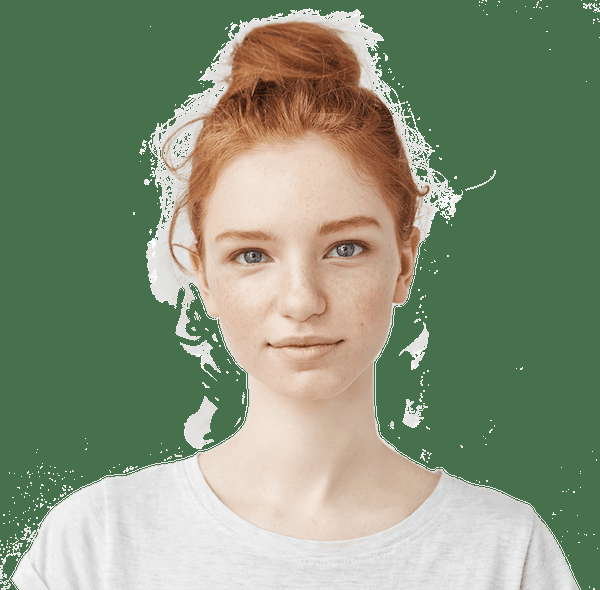
#> input picture face detection/face_hero.JPEG, 600 x 590 px, found by its file name
$ python face_detection_on_image.py
#> lines starting #> are read from the running program, lines starting #| are printed output that depends on the picture; after the words box and inside, x2 and y2 are one past the last pixel; in counts of white or black regions, pixels touching at a corner belong together
import cv2

image = cv2.imread('face_hero.jpeg',1)
#> image is the input picture: shape (590, 600, 3); mean B, G, R 120.7, 146.6, 132.6
gray = cv2.cvtColor(image,cv2.COLOR_BGR2GRAY)
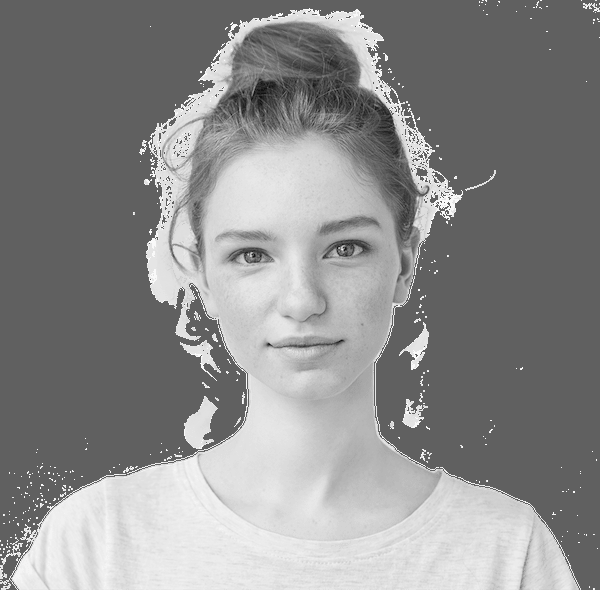
#> gray: shape (590, 600); min 18, max 249, mean 139.7
faceFile = cv2.CascadeClassifier('face.xml')  #linking xml file to python file
# always pass gray scale img only
faces = faceFile.detectMultiScale(gray,1.3,5) #(var,scale factor = 1.1-1.9, minimum neighbours = 1-9)
#> faces = [[181, 154, 248, 248]]
print(faces)  #returns (x coordinate,y coordinate,width,height)
#| [[181 154 248 248]]
for (y,x,w,h) in faces:
    cv2.rectangle(image,(y,x),((y+h),(x+w)),(0,255,255),2) #(var, 1st pt,2nd pt,color,width)
#> this loop made 1 pass
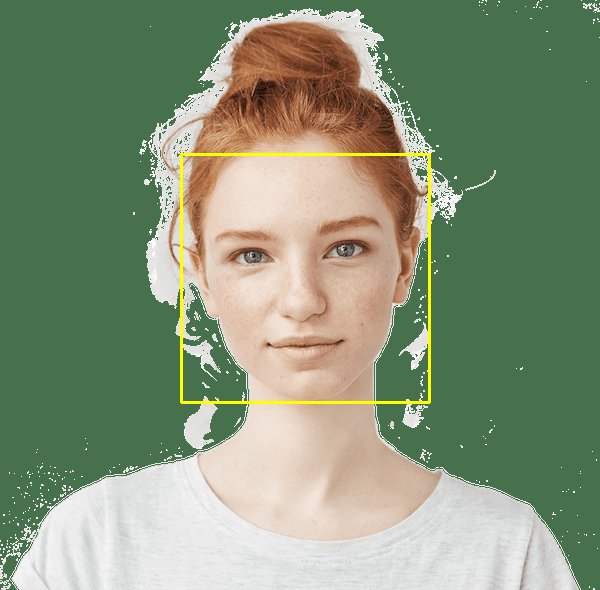
#> image: shape (590, 600, 3); 0.84% of pixels changed, all inside (x1, y1, x2, y2) = (180, 153, 431, 404)

cv2.imshow('colored',image)
cv2.imshow('B-and-W',gray)
cv2.waitKey(0)
